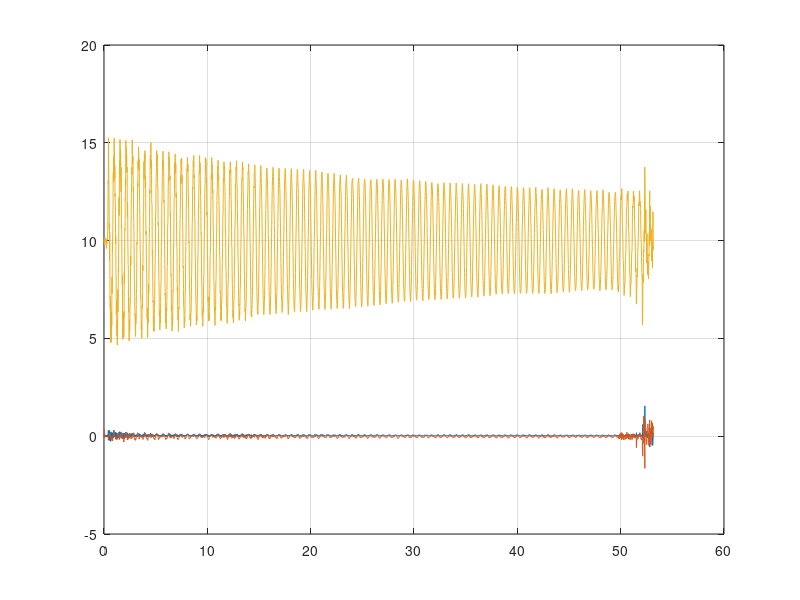

Recreate this plot in MATLAB.
%% Schwingung mit Smartphone im Rohr
a=textread('Raw_Data.csv','','headerlines',1','delimiter',',');
t=a(:,1);       % erste Spalte ist Zeit
om=a(:,2:4);    % Spalten 2:4 sind Winkelgeschwindigkeiten
plot(t,om)      % visualisiere
grid on
%xy=ginput(5);   % grafische Herauspicken

